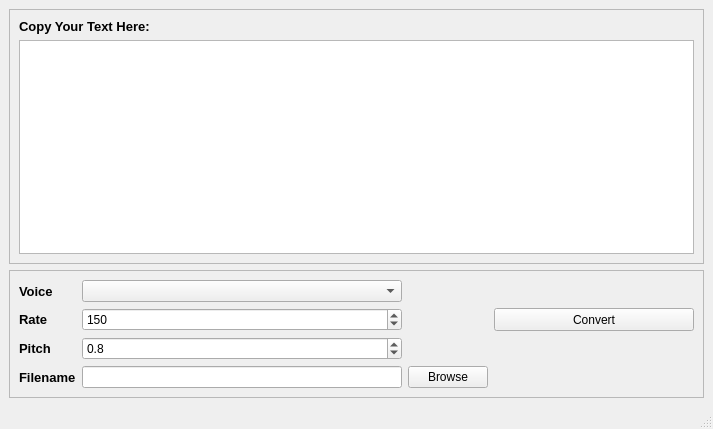
<?xml version="1.0" encoding="UTF-8"?>
<ui version="4.0">
 <class>MainWindow</class>
 <widget class="QMainWindow" name="MainWindow">
  <property name="geometry">
   <rect>
    <x>0</x>
    <y>0</y>
    <width>713</width>
    <height>429</height>
   </rect>
  </property>
  <property name="windowTitle">
   <string>MainWindow</string>
  </property>
  <property name="windowIcon">
   <iconset resource="resources.qrc">
    <normaloff>:/img/Icons/img/icon.png</normaloff>:/img/Icons/img/icon.png</iconset>
  </property>
  <widget class="QWidget" name="centralwidget">
   <property name="styleSheet">
    <string notr="true">#QWidget{
background: repeating-linear-gradient(
  45deg,
  rgba(0, 0, 0, 0.2),
  rgba(0, 0, 0, 0.2) 10px,
  rgba(0, 0, 0, 0.3) 10px,
  rgba(0, 0, 0, 0.3) 20px
)
}</string>
   </property>
   <layout class="QVBoxLayout" name="verticalLayout">
    <item>
     <widget class="QFrame" name="frame">
      <property name="frameShape">
       <enum>QFrame::StyledPanel</enum>
      </property>
      <property name="frameShadow">
       <enum>QFrame::Raised</enum>
      </property>
      <layout class="QVBoxLayout" name="verticalLayout_2">
       <item>
        <widget class="QLabel" name="label_5">
         <property name="font">
          <font>
           <pointsize>10</pointsize>
           <weight>75</weight>
           <bold>true</bold>
          </font>
         </property>
         <property name="text">
          <string>Copy Your Text Here:</string>
         </property>
        </widget>
       </item>
       <item>
        <widget class="QTextEdit" name="textToConvert"/>
       </item>
      </layout>
     </widget>
    </item>
    <item>
     <widget class="QFrame" name="frame_2">
      <property name="frameShape">
       <enum>QFrame::StyledPanel</enum>
      </property>
      <property name="frameShadow">
       <enum>QFrame::Raised</enum>
      </property>
      <layout class="QGridLayout" name="gridLayout">
       <item row="0" column="0">
        <widget class="QLabel" name="label">
         <property name="font">
          <font>
           <pointsize>10</pointsize>
           <weight>75</weight>
           <bold>true</bold>
          </font>
         </property>
         <property name="text">
          <string>Voice</string>
         </property>
        </widget>
       </item>
       <item row="0" column="1">
        <widget class="QComboBox" name="voiceCombo">
         <property name="currentText">
          <string/>
         </property>
         <property name="currentIndex">
          <number>-1</number>
         </property>
         <property name="maxVisibleItems">
          <number>3</number>
         </property>
         <property name="maxCount">
          <number>3</number>
         </property>
         <property name="iconSize">
          <size>
           <width>24</width>
           <height>24</height>
          </size>
         </property>
         <property name="placeholderText">
          <string>male</string>
         </property>
         <property name="frame">
          <bool>true</bool>
         </property>
        </widget>
       </item>
       <item row="1" column="0">
        <widget class="QLabel" name="label_3">
         <property name="font">
          <font>
           <pointsize>10</pointsize>
           <weight>75</weight>
           <bold>true</bold>
          </font>
         </property>
         <property name="text">
          <string>Rate</string>
         </property>
        </widget>
       </item>
       <item row="1" column="1">
        <widget class="QSpinBox" name="rateSpn">
         <property name="maximum">
          <number>200</number>
         </property>
         <property name="singleStep">
          <number>2</number>
         </property>
         <property name="value">
          <number>150</number>
         </property>
        </widget>
       </item>
       <item row="1" column="3">
        <widget class="QPushButton" name="convertBtn">
         <property name="minimumSize">
          <size>
           <width>200</width>
           <height>0</height>
          </size>
         </property>
         <property name="maximumSize">
          <size>
           <width>100</width>
           <height>100</height>
          </size>
         </property>
         <property name="text">
          <string>Convert</string>
         </property>
         <property name="icon">
          <iconset resource="resources.qrc">
           <normaloff>:/icons/Icons/tool_disabled.png</normaloff>:/icons/Icons/tool_disabled.png</iconset>
         </property>
         <property name="iconSize">
          <size>
           <width>24</width>
           <height>24</height>
          </size>
         </property>
        </widget>
       </item>
       <item row="2" column="0">
        <widget class="QLabel" name="label_2">
         <property name="font">
          <font>
           <pointsize>10</pointsize>
           <weight>75</weight>
           <bold>true</bold>
          </font>
         </property>
         <property name="text">
          <string>Pitch</string>
         </property>
        </widget>
       </item>
       <item row="2" column="1">
        <widget class="QDoubleSpinBox" name="pitchSpn">
         <property name="decimals">
          <number>1</number>
         </property>
         <property name="maximum">
          <double>2.000000000000000</double>
         </property>
         <property name="singleStep">
          <double>0.100000000000000</double>
         </property>
         <property name="value">
          <double>0.800000000000000</double>
         </property>
        </widget>
       </item>
       <item row="3" column="0">
        <widget class="QLabel" name="label_4">
         <property name="font">
          <font>
           <pointsize>10</pointsize>
           <weight>75</weight>
           <bold>true</bold>
          </font>
         </property>
         <property name="text">
          <string>Filename</string>
         </property>
        </widget>
       </item>
       <item row="3" column="1">
        <widget class="QLineEdit" name="filename"/>
       </item>
       <item row="3" column="2">
        <widget class="QPushButton" name="pushButton">
         <property name="text">
          <string>Browse</string>
         </property>
         <property name="icon">
          <iconset resource="resources.qrc">
           <normaloff>:/icons/Icons/folder-plus_disabled.png</normaloff>:/icons/Icons/folder-plus_disabled.png</iconset>
         </property>
         <property name="iconSize">
          <size>
           <width>24</width>
           <height>24</height>
          </size>
         </property>
        </widget>
       </item>
      </layout>
     </widget>
    </item>
   </layout>
  </widget>
  <widget class="QStatusBar" name="statusbar"/>
 </widget>
 <resources>
  <include location="resources.qrc"/>
 </resources>
 <connections/>
</ui>
